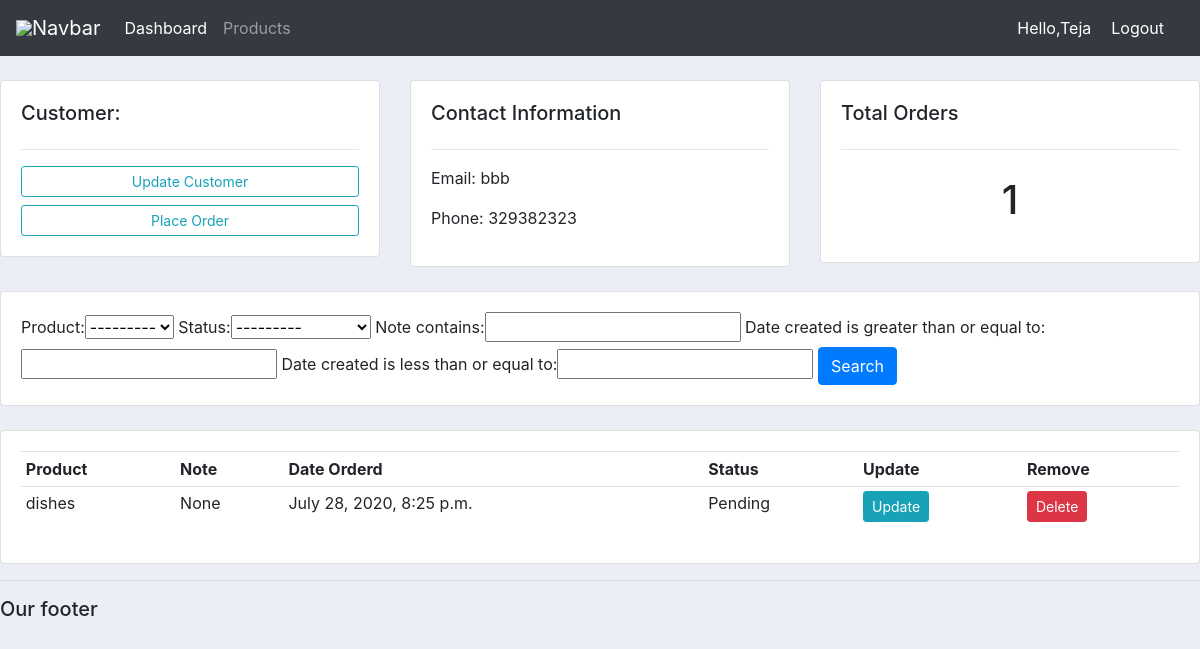
The page /customer/2/ (signed in) on the database its author committed.
### accounts/models.py (models this page shows, shortened)
class Customer(models.Model):
    name = models.CharField(max_length=200, null=True)
    phone = models.CharField(max_length=200,null=True)
    email = models.CharField(max_length=200, null=True)
    date_created = models.DateTimeField(auto_now_add=True)

class Order(models.Model):
    STATUS = ( ('Pending', 'Pending'),
    ('Out for delivery', 'Out for delivery'),
    ('Delivered','Delivered')
    )
    customer = models.ForeignKey(Customer, null=True,on_delete=models.SET_NULL)
    product = models.ForeignKey(Product, null=True, on_delete=models.SET_NULL)
    date_created = models.DateTimeField(auto_now_add=True, null=True)
    status = models.CharField(max_length=200, null=True, choices=STATUS)
    note = models.CharField(max_length=1000, null=True)

class Product(models.Model):
    Category=(
        ('Indoor', 'Indoor'),
        ('Out Door', 'Out Door')
    )
    name = models.CharField(max_length=200, null=True)
    price = models.FloatField(null=True)
    category = models.CharField(max_length=200, null=True, choices=Category)
    description = models.CharField(max_length=200, null=True, blank=True)
    date_created = models.DateTimeField(auto_now_add=True, null=True)
    tags = models.ManyToManyField(Tag)
    def __str__(self):
        return self.name

### accounts/decorators.py (the view)
		def wrapper_func(request, *args, **kwargs):
			group = None
			if request.user.groups.exists():
				group = request.user.groups.all()[0].name
			if group in allowed_roles:
				return view_func(request, *args, **kwargs)
			else:
				return HttpResponse('You are not authorized to view this page')

### accounts/views.py (called while the page is built)
@login_required(login_url='login')
@allowed_users(allowed_roles=['Admin'])
def customer(request, pk):
    customers = Customer.objects.get(id=pk)
    orders = customers.order_set.all()
    order_count = orders.count()
    myFilter = OrderFilter(request.GET, queryset=orders)
    orders = myFilter.qs
    context = {'customers':customers,'orders':orders,'order_count':order_count,'myFilter':myFilter}
    return render(request, 'accounts/customer.html', context)

### accounts/templates/accounts/customer.html
{%  extends 'accounts/main.html' %}
{% block content %}
	<br>
<div class="row">
	<div class="col-md">
		<div class="card card-body">
			<h5>Customer:</h5>
			<hr>
			<a class="btn btn-outline-info  btn-sm btn-block" href="">Update Customer</a>
			<a class="btn btn-outline-info  btn-sm btn-block" href="{% url 'create_order' customers.id %}">Place Order</a>
		</div>
	</div>
	<div class="col-md">
		<div class="card card-body">
			<h5>Contact Information</h5>
			<hr>
			<p>Email: {{customers.email}}</p>
			<p>Phone: {{customers.phone}}</p>
		</div>
	</div>
	<div class="col-md">
		<div class="card card-body">
			<h5>Total Orders</h5>
			<hr>
			<h1 style="text-align: center;padding: 10px">{{order_count}}</h1>
		</div>
	</div>
</div>
<br>
<div class="row">
	<div class="col">
		<div class="card card-body">
			<form method="get">
				{{myFilter.form}}
		    <button class="btn btn-primary" type="submit">Search</button>
		  </form>
		</div>
	</div>
</div>
<br>
<div class="row">
	<div class="col-md">
		<div class="card card-body">
			<table class="table table-sm">
				<tr>
					<th>Product</th>
					<th>Note</th>
					<th>Date Orderd</th>
					<th>Status</th>
					<th>Update</th>
					<th>Remove</th>
				</tr>
				{% for i in orders %}
				<tr>
					<td>{{i.product}}</td>
					<td>{{i.note}}</td>
					<td>{{i.date_created}}</td>
					<td>{{i.status}}</td>
					<td><a class="btn btn-sm btn-info" href="{% url 'update_order' i.id %}">Update</a></td>
					<td><a class="btn btn-sm btn-danger" href="{% url 'delete_order' i.id %}">Delete</a></td>
				</tr>
				{% endfor %}
			</table>
		</div>
	</div>
</div>
{% endblock %}

### accounts/templates/accounts/navbar.html (shortened to what this page needs)
{% load static %}
<nav class="navbar navbar-expand-lg navbar-dark bg-dark">
  <img src="{% static 'images/logo.png' %}">
    <a class="navbar-brand" href="#">Navbar</a>
    <div class="collapse navbar-collapse" id="navbarNav">
      <ul class="navbar-nav">
        {% if request.user.is_staff %}
        <li class="nav-item active">
          <a class="nav-link" href="{% url 'home' %}">Dashboard</span></a>
        </li>
        <li class="nav-item">
          <a class="nav-link" href="#">Products</a>
        </li>
       {% endif %}
      </ul>
    </div>
    <span  class='hello-msg'>Hello,{{request.user}} </span>
    <span><a class='hello-msg' href="{% url 'logout' %}">Logout</a></span>
  </nav>

### static/css/main.css (style rules this page uses)
body { background-color: #ebeff5; }

### accounts/templates/accounts/navbar.html (style rules this page uses)
.hello-msg { font-size: 16px; color: #fff; margin-right: 20px; }

### rows shown on the page
Customer: email "bbb", phone "329382323"
Order: product "dishes", note "None", date_created "July 28, 2020, 8:25 p.m.", status "Pending"

### other values the page prints
{{ request.user }} "Teja"
{{ order_count }} "1"
